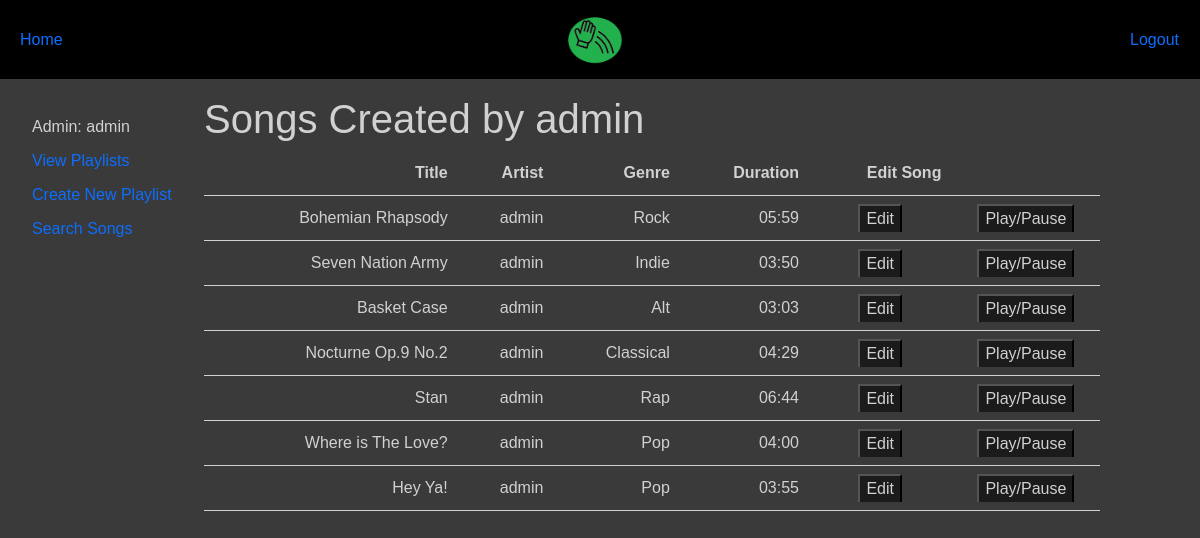
/slapify/user_songs/ (signed in), run on the app's committed database.
### slapify_web_app/models.py (models this page shows, shortened)
class User(AbstractUser):
    user_type_choices = (
        ('Admin', 'Admin'),
        ('Artist', 'Artist'),
        ('User', 'User'),
    )
    user_type = models.CharField(max_length=20, choices=user_type_choices, default='User')
    objects = UserManager()
    class Meta:
        permissions = [
            ('can_view_special_content', 'Can view special content'),
        ]
    groups = models.ManyToManyField(
        'auth.Group',
        related_name='custom_slapifyuser_groups',
        related_query_name='custom_slapifyuser_group'
    )
    user_permissions = models.ManyToManyField(
        'auth.Permission',
        related_name='custom_slapifyuser_user_permissions',
        related_query_name='custom_slapifyuser_user_permission'
    )

class Song(models.Model):
    title = models.CharField(max_length=100)
    artist = models.CharField(max_length=100)
    genre_choices = (
        ('Pop', 'Pop'),
        ('Rock', 'Rock'),
        ('Classical', 'Classical'),
        ('Rap', 'Rap'),
        ('Alt', 'Alt'),
        ('Indie', 'Indie'),
        ('Other', 'Other')
    )
    genre = models.CharField(max_length=20, choices=genre_choices, default='Other')
    song_file = models.FileField(upload_to='songs/')
    duration_minutes = models.IntegerField(blank=True, null=True)
    duration_seconds = models.IntegerField(blank=True, null=True)
    def formatted_duration(self):
        if self.duration_minutes is not None and self.duration_seconds is not None:
            return f"{self.duration_minutes:02d}:{self.duration_seconds:02d}"
        else:
            return "N/A"

### slapify_web_app/views.py (the view)
# urls.py: path('user_songs/', views.user_songs, name='user_songs'),
def user_songs(request):
    songs = Song.objects.filter(artist=request.user)
    return render(request, 'slapify_web_app/user_songs.html', {'songs': songs})

### slapify_web_app/templates/slapify_web_app/user_songs.html (shortened to what this page needs)
{% extends "base_template.html" %}
{% block content %}
<html lang="en">
<head>
</head>
<body>
    <h1>Songs Created by {{ user.get_username }}</h1>
    <table class="playlist_table">
        <tr class="playlist_table_row">
            <th class="playlist_table_head">Title</th>
            <th class="playlist_table_head">Artist</th>
            <th class="playlist_table_head">Genre</th>
            <th class="playlist_table_head">Duration</th>
            <th class="playlist_table_head">Edit Song</th>
            <th class="playlist_table_head"></th>
        </tr>
        {% for song in songs %}
            <tr class="playlist_table_row">
                <td class="playlist_table_cell">{{song.title}}</td>
                <td class="playlist_table_cell">{{song.artist}}</td>
                <td class="playlist_table_cell">{{ song.genre }}</td>
                <td class="playlist_table_cell">{{song.formatted_duration}}</td>
                <td>
                    <a href="{% url 'edit_song' song.pk %}">
                        <button id="edit_song_button" class="submit_button">Edit</button>
                    </a>
                </td>
                <td>
                    <button class="submit_button" onclick="playAudio('audio-{{ song.pk }}')">Play/Pause</button>
                </td>
            </tr>
        {% endfor %}
    </table>
</body>
</html>
{% endblock %}

### slapify_web_app/templates/base_template.html (shortened to what this page needs)
<!DOCTYPE html>
<html lang="en">
<head>
    <link rel="stylesheet" href="https://cdn.jsdelivr.net/npm/bootstrap@5.3.3/dist/css/bootstrap.min.css"
>
    {% load static %}
    <link rel="stylesheet" href="{% static 'css/styles.css' %}" />
</head>
<body>
    <div class="col-lg-12 d-lg-block">
        <ul class="navbar">
            {% if user.is_authenticated %}
            <li class="navbar-item">
                <a href="{% url 'index' %}">Home</a>
            </li>
            <li class="navbar-item">
                <img src="{% static 'Slapify_logo.png' %}" alt="Slapify Logo"
                width="85">
            </li>
            <li class="navbar-item">
                <form id="logout-form" method="post" action="{% url 'logout' %}">
                <button type="submit" class="btn btn-link" style="text-decoration: none;">Logout</button>
                </form>
            </li>
            {% endif %}
        </ul>
    </div>
    {% block sidebar %}
        <div class="row">
            {% if user.is_authenticated %}
            <div class="col-lg d-lg-block sidebar">
                <ul class="sidebar-nav">
                    <li class="sidebar-item">{{user.user_type}}: {{ user.get_username }}</li>
                    <li class="sidebar-item">
                        <a href="{% url 'my_playlists' %}">View Playlists</a>
                    </li>
                    <li class="sidebar-item">
                        <a href="{% url 'create_playlist' %}">Create New Playlist</a>
                    </li>
                    <li class="sidebar-item">
                        <a href="{% url 'song_search' %}">Search Songs</a>
                    </li>
                </ul>
            </div>
                <div class="col-lg-10">{% block content %}{% endblock content %}</div>
            {% else %}
                <div class="col-lg-12">{% block logged_out_content %}{% endblock logged_out_content %}</div>
            {% endif %}
        </div>
    {% endblock sidebar %}
</body>
</html>

### slapify_web_app/static/css/styles.css (style rules this page uses)
body { background-color: rgb(58, 58, 58); font-family: Verdana, Geneva, Tahoma, sans-serif; color: rgb(209, 209, 209); }
.navbar { background-color: black; width: 100%; }
#logout-form { display: inline; }
#logout-form button { padding: 0; margin: 0; }
.navbar { list-style-type: none; }
.sidebar-nav { margin-top: 20px; padding: 5; list-style: inside; }
.navbar-item { display: inline; margin-left: 20px; margin-right: 20px; }
.sidebar-item { display: block; margin-top: 10px; }
.submit_button { margin: auto; display: flex; color: rgb(209, 209, 209); background-color: rgb(27, 27, 27); text-decoration: none; border-bottom-style: none; }
a:hover, a:visited, a:link, a:active { text-decoration: none; }
.playlist_table { width: 90%; }
.playlist_table_row { border-bottom: 1px solid; }
.playlist_table_head { text-align: right; padding: 10px; }
.playlist_table_cell { text-align: right; padding: 10px; }

### data on the page
User: user_type "Admin", get_username "admin"
Song: title "Bohemian Rhapsody", artist "admin", genre "Rock", formatted_duration "05:59"
Song: title "Seven Nation Army", artist "admin", genre "Indie", formatted_duration "03:50"
Song: title "Basket Case", artist "admin", genre "Alt", formatted_duration "03:03"
Song: title "Nocturne Op.9 No.2", artist "admin", genre "Classical", formatted_duration "04:29"
Song: title "Stan", artist "admin", genre "Rap", formatted_duration "06:44"
Song: title "Where is The Love?", artist "admin", genre "Pop", formatted_duration "04:00"
Song: title "Hey Ya!", artist "admin", genre "Pop", formatted_duration "03:55"
